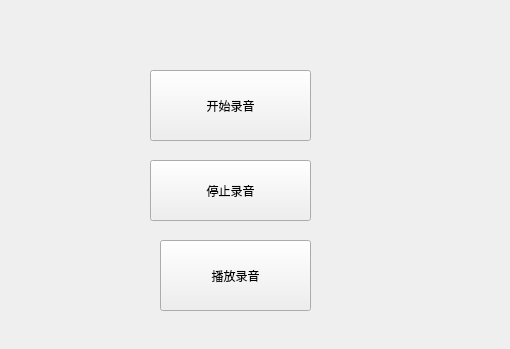
<?xml version="1.0" encoding="UTF-8"?>
<ui version="4.0">
 <class>Widget</class>
 <widget class="QWidget" name="Widget">
  <property name="geometry">
   <rect>
    <x>0</x>
    <y>0</y>
    <width>510</width>
    <height>349</height>
   </rect>
  </property>
  <property name="windowTitle">
   <string>Widget</string>
  </property>
  <widget class="QPushButton" name="pushButton">
   <property name="geometry">
    <rect>
     <x>150</x>
     <y>70</y>
     <width>161</width>
     <height>71</height>
    </rect>
   </property>
   <property name="text">
    <string>开始录音</string>
   </property>
  </widget>
  <widget class="QPushButton" name="stopBtn">
   <property name="geometry">
    <rect>
     <x>150</x>
     <y>160</y>
     <width>161</width>
     <height>61</height>
    </rect>
   </property>
   <property name="text">
    <string>停止录音</string>
   </property>
  </widget>
  <widget class="QPushButton" name="audio_play_btn">
   <property name="geometry">
    <rect>
     <x>160</x>
     <y>240</y>
     <width>151</width>
     <height>71</height>
    </rect>
   </property>
   <property name="text">
    <string>播放录音</string>
   </property>
  </widget>
 </widget>
 <resources/>
 <connections/>
</ui>
